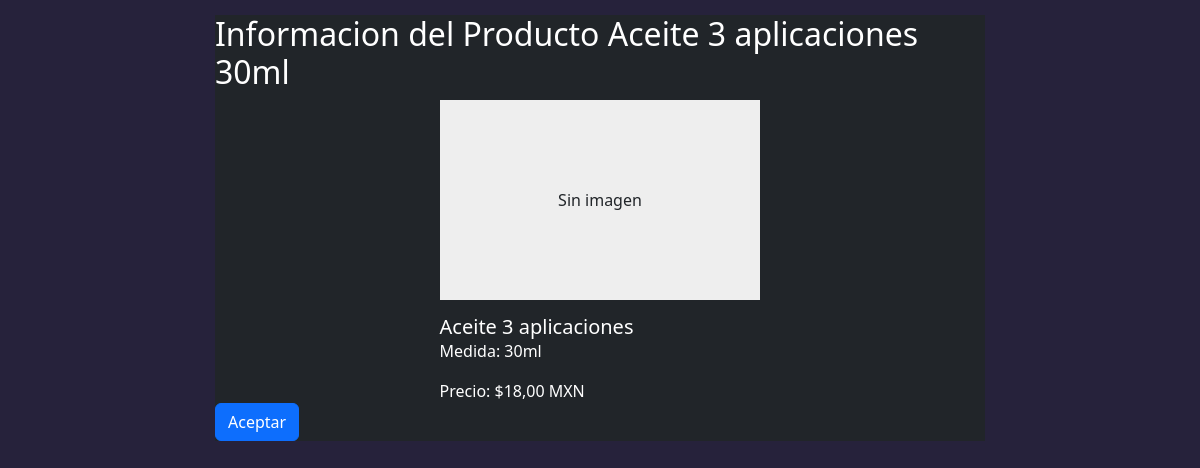
The page /productos/286/ on the database as committed earlier.
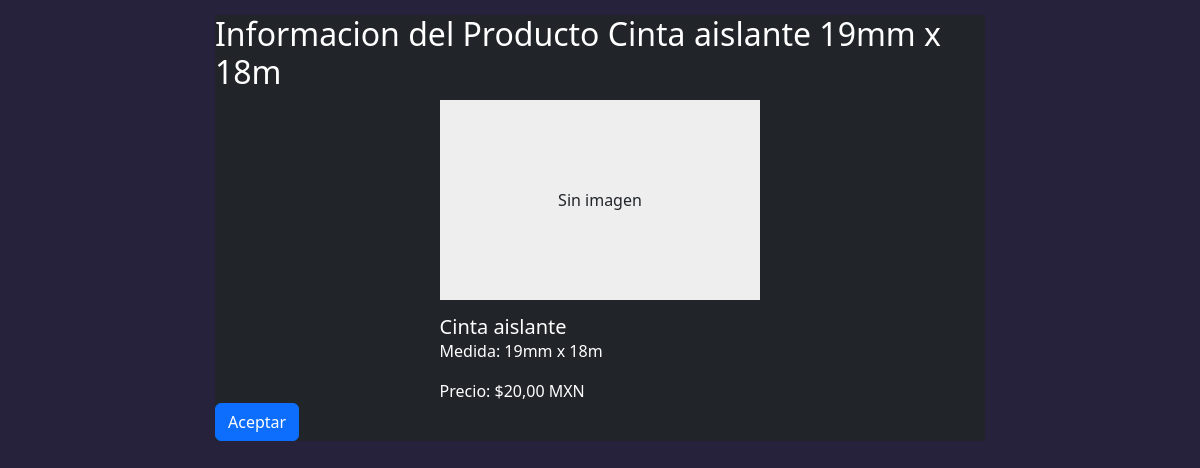
The same page on the database as committed later.
### Inventario/models.py (models this page shows, shortened)
class Producto(models.Model):
    nombre = models.CharField(max_length=255, verbose_name='Nombre del Producto')
    medida = models.CharField(max_length=255, verbose_name='Medida (por ejemplo: cm, pulg, kg, oz o litros)', blank=True, null=True,)
    codigo_barras = models.CharField(max_length=255, verbose_name="Codigo de Barra", blank=True, null=True,)
    codigo_producto = models.CharField(blank=True, null=True, max_length=25, verbose_name='Codigo Producto')
    existencia = models.IntegerField(default=0 , verbose_name='Existencias del Producto')
    precio_venta = models.DecimalField(max_digits=10, decimal_places=2, verbose_name='Precio de Venta', blank=True, null=True,)
    precio_compra = models.DecimalField(max_digits=10, decimal_places=2, verbose_name='Precio de Compra', default=0)
    fecha_creacion = models.DateField(auto_now_add=True, verbose_name='Fecha de Creación')
    imagen = models.ImageField(blank=True, null=True, verbose_name='Imagen del Producto')
    class Meta:
        verbose_name_plural = 'Productos'

### Inventario/views.py (the view, shortened to what this page needs)
# urls.py: path('productos/<int:pk>/', ProductoDetailView.as_view(), name='producto_detail'),
class ProductoDetailView(DetailView):
    model = Producto
    template_name = 'producto_detail.html'
    context_object_name = 'producto'

### Venta/context_processor.py (called while the page is built)
def total_venta(request):
    total = float(0)
    if request.user.is_authenticated:
        if "venta" in request.session:
            for key, value in request.session["venta"].items():
                total += float(value.get("acumulado", 0))
    request.session["total_venta"] = total
    request.session.modified = True
    return {"total_venta": total}

### Inventario/templates/producto_detail.html (shortened to what this page needs)
{% extends 'basemodal.html' %}
{% block content %}
      <div class="card-body">
        <h2>Informacion del Producto {{producto.nombre}}
          {%if producto.medida%}
          {{producto.medida}}
          {%endif%}
        </h2>
        <div class="col-sm-5 mx-auto">
            {% if producto.imagen %}
                <img src="{{ producto.imagen.url }}" class="card-img-top" style="width: 100%; height:200px;" alt="...">
            {% else %}
                <div class="card-placeholder" style="width: 100%; height:200px; background-color: #eee; color: #212529; text-align: center; line-height: 200px;">
                    Sin imagen
                </div>
            {% endif %}
            <div class="card-body" style="margin-top: 15px">
                <h5 class="card-title">{{ producto.nombre }}</h5>
                <p class="card-text">Medida: {{producto.medida}}</p>
                <p class="card-text">Precio: ${{ producto.precio_venta }} MXN</p>
            </div>
        </div>
        <form method="post" enctype="multipart/form-data" action="{% url 'producto_detail' pk=producto.id %}">
          <a href="{% url 'producto_list' %}" class="btn btn-primary">Aceptar</a>
      </div>
{% endblock %}

### templates/basemodal.html (shortened to what this page needs)
{% load static %}
<!DOCTYPE html>
<html lang="es">
<head>
  <link rel="stylesheet" href=" {% static 'css/styleTC.css' %}">
  <link rel="stylesheet" href="{% static 'css/bootstrap.min.css' %}">
</head>
<body>
    <div class="wrapper">
      <div class="modal-dialog modal-lg">
        <div class="modal-content">
        <div class="conteiner" style="margin: 15px; background-color: #212529;">
          {% block content %}
          {% endblock %}
        </div>
        </div>
      </div>
    </div>
</body>
</html>

### static/css/styleTC.css (style rules this page uses)
body { font-family: "Roboto", Helvetica, sans-serif; background-color: #26223b!important; color: white!important; }
h1, h2, h3, p, a { color: white; }
.conteiner { background-color: #26223b; }

Rows that differ between the two databases and show on the page:
changed Producto: nombre "Aceite 3 aplicaciones" → "Cinta aislante"; medida "30ml" → "19mm x 18m"; precio_venta "18,00" → "20,00"
